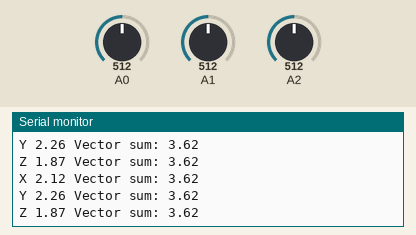
A sketch run on a simulated Arduino Uno, built with avr-gcc and run on an emulated ATmega328P. On the bench: the last lines printed to the serial monitor. The inputs (shaded band) are chosen by the test bench; at power-on: A0 = 512, A1 = 512, A2 = 512.

Above: at 5.7 s.
5.8 s: A0 set to 878
At 5.87 s:
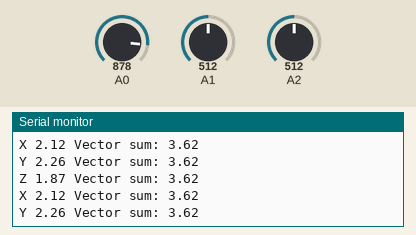
8.8 s: A0 set to 896
At 8.8 s:
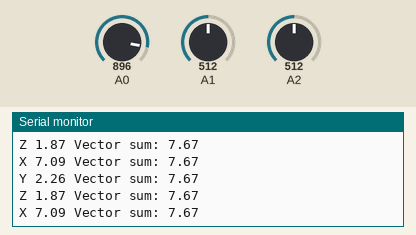
Timing chart, 0 to 11.8 s (numbered marks = the images above; inputs shaded):
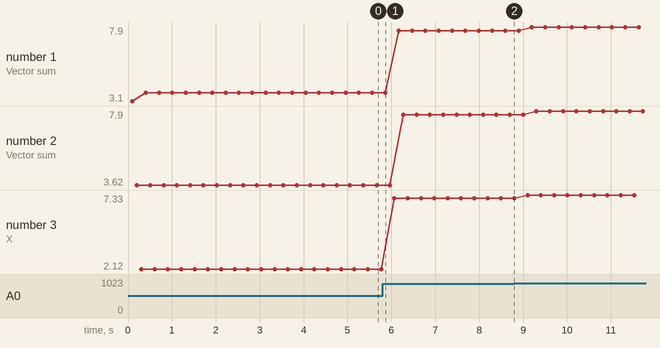

Measured:
- the behaviour switches between 888 and 889 on A0 (found by bisection; images 1 and 2)
- plotted number 1: 3.62 → 7.67 after the input at 5.8 s, 7.67 → 7.9 after the input at 8.8 s
- plotted number 2: 3.62 → 7.67 after the input at 5.8 s, 7.67 → 7.9 after the input at 8.8 s
- plotted number 3: 2.12 → 7.09 after the input at 5.8 s, 7.09 → 7.33 after the input at 8.8 s

The sketch:

Test_Accelerometer.ino
```cpp
// GY-61 Board monitor
//
// Author:  Gary Cousins
// Date: 09/10/16
// Platform: Arduniuo UNO

// This code can be used, modified and distributed without limitation
// but the author takes no responsibility of loss or damages incurred as
// a result.  The author offers no support or warranty of any kind.  It
// is the responsibility of the end user to ensure this code is fit
// for purpose.

// ---------------------------------------------------------------------
void setup()


{
  // Not used
}

void loop()
{
  int loop;
  double sum;
  int accValADC[3];
  double accVal[3];
  double accValBias[3] = {1.74, 1.71, 1.83};        // Bias values as derived for this board
  double accValSensitivity[3] = {0.36, 0.35, 0.36}; // Sensitivity values are derived for this board

  Serial.begin(57600);

  do
  {
    for (loop = 0; loop < 3; loop++)
    {
      // Read Values
      accValADC[loop] = analogRead(loop);

      // Convert to volatage
      accVal[loop] = (double)accValADC[loop] / 1023.0 * 5.0;

      // Adjust for bias
      accVal[loop] = accVal[loop] - accValBias[loop];

      // Scale to g
      accVal[loop] = accVal[loop] / accValSensitivity[loop];

      switch (loop)
      {
        case 0:
          Serial.print("X ");
          break;
        case 1:
          Serial.print("Y ");
          break;
        case 2:
          Serial.print("Z ");
          break;
      }

      // Display results
      Serial.print(accVal[loop]);

      // Calculate vector sum
      sum = sqrt((accVal[0] * accVal[0]) + (accVal[1] * accVal[1]) + (accVal[2] * accVal[2]));
      Serial.print(" Vector sum: ");
      Serial.println(sum);

      // Wait a while
      delay(100);
    }
  }
  while (true);
}
```
